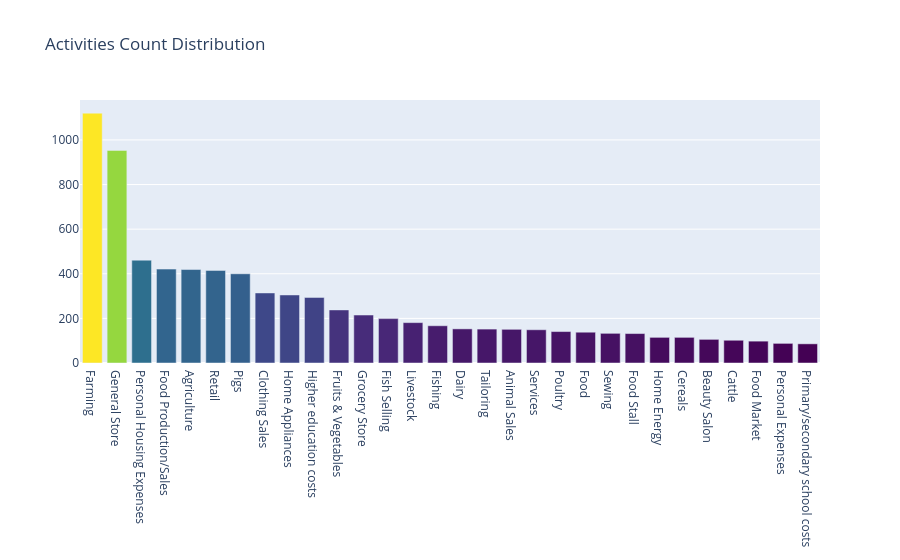

Notebook code for this chart:
### Markdown cell above
# <p style="background-color:#8502d1; font-family:calibri; color:white; font-size:150%; text-align:center; border-radius:15px 50px;">Visualizing Top Activities in Kiva Loans Dataset

### Code cell
# Extracting the top 30 most common activities from the Kiva dataset
acitivies = df_kiva.activity.value_counts()[:30]

# Creating a bar chart to represent the counts of these activities
activities = go.Bar(
    x=acitivies.index.values,  # Activity names as x-axis labels
    y=acitivies.values,  # Corresponding counts of each activity as bar heights
    name='Activities Count',  # Legend name
    marker=dict(
        color=acitivies.values,  # Bar colors mapped to their counts for visual differentiation
        colorscale='Viridis',  # 'Viridis' colorscale for aesthetic appeal
        reversescale=False  # Keeping the default direction for the colorscale
    )
)

# Compiling the bar chart into a data list for plotting
data = [activities]

# Configuring the layout of the plot, including the title
layout = go.Layout(
    title='Activities Count Distribution'  # Title of the plot
)

# Creating a Figure object to encapsulate the data and layout
fig = go.Figure(data=data, layout=layout)

# Displaying the interactive plot in the Jupyter Notebook
py.iplot(fig, filename='term-months-count')

### Figure 1 — Plotly figure (JSON) as saved in the notebook; plotly's stock layout.template omitted (floating-point values rounded to 4 significant figures)
{"data": [{"marker": {"color": [1120, 953, 461, 421, 419, 415, 400, 314, 305, 294, 238, 215, 199, 181, 167, 153, 152, 151, 149, 141, 138, 133, 132, 115, 115, 106, 102, 98, 88, 86], "colorscale": [[0, "#440154"], [0.1111, "#482878"], [0.2222, "#3e4989"], [0.3333, "#31688e"], [0.4444, "#26828e"], [0.5556, "#1f9e89"], [0.6667, "#35b779"], [0.7778, "#6ece58"], [0.8889, "#b5de2b"], [1, "#fde725"]], "reversescale": false}, "name": "Activities Count", "type": "bar", "x": ["Farming", "General Store", "Personal Housing Expenses", "Food Production/Sales", "Agriculture", "Retail", "Pigs", "Clothing Sales", "Home Appliances", "Higher education costs", "Fruits & Vegetables", "Grocery Store", "Fish Selling", "Livestock", "Fishing", "Dairy", "Tailoring", "Animal Sales", "Services", "Poultry", "Food", "Sewing", "Food Stall", "Home Energy", "Cereals", "Beauty Salon", "Cattle", "Food Market", "Personal Expenses", "Primary/secondary school costs"], "y": [1120, 953, 461, 421, 419, 415, 400, 314, 305, 294, 238, 215, 199, 181, 167, 153, 152, 151, 149, 141, 138, 133, 132, 115, 115, 106, 102, 98, 88, 86]}], "layout": {"title": {"text": "Activities Count Distribution"}}}
